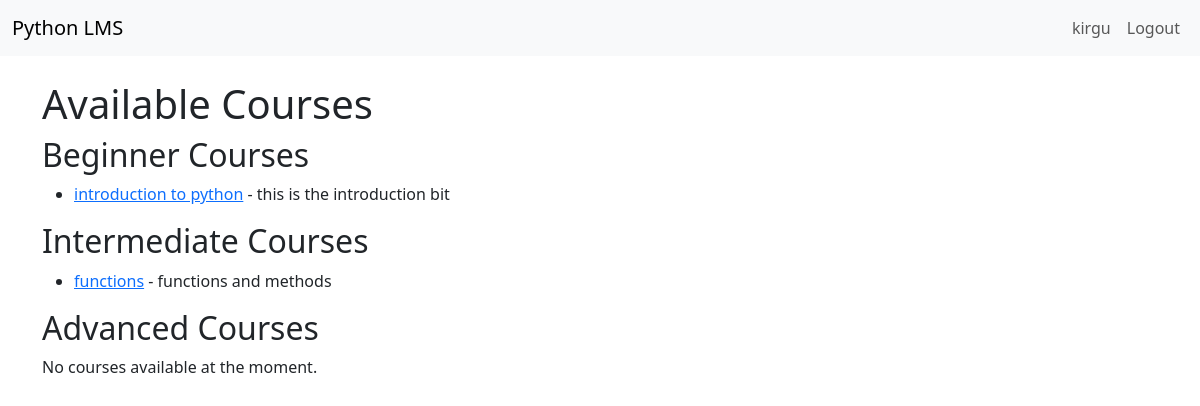
Screenshot of / (signed in) with the database file from the repository.
### learning/models.py (models this page shows, shortened)
class Course(models.Model):
    LEVEL_CHOICES = [
        ('beginner', 'Beginner'),
        ('intermediate', 'Intermediate'),
        ('advanced', 'Advanced'),
    ]
    title = models.CharField(max_length=200)
    description = models.TextField()
    content = models.TextField()
    level = models.CharField(max_length=20, choices=LEVEL_CHOICES)
    created_at = models.DateTimeField(auto_now_add=True)

### learning/views.py (the view)
# urls.py: path('', views.course_list, name='course_list'),
def course_list(request):
    courses_by_level = {
        'Beginner': Course.objects.filter(level='beginner'),
        'Intermediate': Course.objects.filter(level='intermediate'),
        'Advanced': Course.objects.filter(level='advanced'),
    }
    context = {
        'courses_by_level': courses_by_level,
    }
    return render(request, 'course_list.html', context)

### learning/templates/course_list.html
{% extends 'base.html' %}
{% block content %}
<h1>Available Courses</h1>
{% for level, courses in courses_by_level.items %}
    <h2>{{ level }} Courses</h2>
    {% if courses %}
        <ul>
        {% for course in courses %}
            <li>
                <a href="{% url 'course_detail' course.id %}">{{ course.title }}</a> - {{ course.description }}
            </li>
        {% endfor %}
        </ul>
    {% else %}
        <p>No  courses available at the moment.</p>
    {% endif %}
{% endfor %}
{% endblock %}

### learning/templates/base.html (shortened to what this page needs)
<!DOCTYPE html>
<html lang="en">
<head>
    <link href="https://cdn.jsdelivr.net/npm/bootstrap@5.3.0/dist/css/bootstrap.min.css" rel="stylesheet">
</head>
<body>
    <nav class="navbar navbar-expand-lg navbar-light bg-light">
        <div class="container-fluid">
            <a class="navbar-brand" href="{% url 'course_list' %}">Python LMS</a>
            <div class="collapse navbar-collapse">
                <ul class="navbar-nav ms-auto">
                    {% if user.is_authenticated %}
                        <li class="nav-item">
                            <a class="nav-link" href="#">{{ user.username }}</a>
                        </li>
                        <li class="nav-item">
                            <a class="nav-link" href="{% url 'logout' %}">Logout</a>
                        </li>
                    {% endif %}
                </ul>
            </div>
        </div>
    </nav>
    <div class="container mt-4">
        {% block content %}
        {% endblock %}
    </div>
</body>
</html>

### rows the page displays
Course: title "introduction to python", description "this is the introduction bit"
Course: title "functions", description "functions and methods"

### other values shown
{{ user.username }} "kirgu"
{{ level }} "Beginner" "Intermediate" "Advanced"
